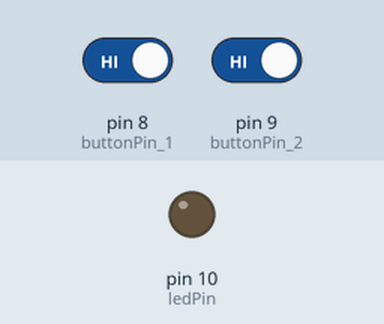
Simulated run of this sketch. Board: Arduino Uno, built with avr-gcc and run on an emulated ATmega328P. Parts: output pins drawn as LEDs (lit = HIGH). The inputs (shaded band) are chosen by the test bench; at power-on: pin 8 (buttonPin_1) HIGH, pin 9 (buttonPin_2) HIGH.

Above: at 1.2 s.
1.3 s: pin 8 (buttonPin_1) driven LOW and pin 9 (buttonPin_2) driven LOW
At 1.9 s:
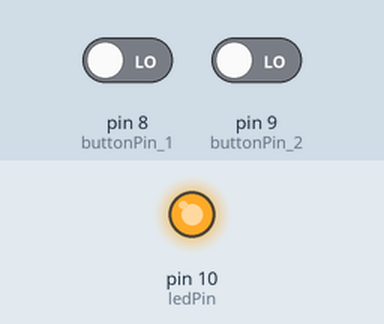
2.8 s: pin 8 (buttonPin_1) driven HIGH
At 4.0 s:
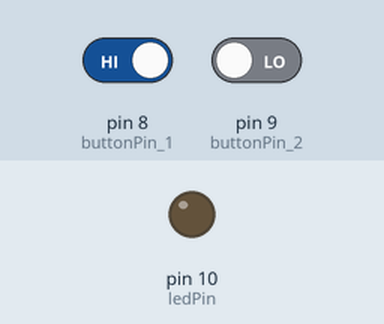
4.3 s: pin 8 (buttonPin_1) driven LOW
At 5.3 s:
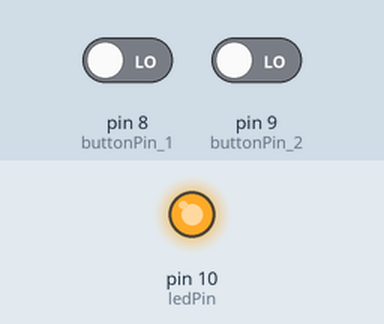
Timing chart, 0 to 7.3 s (numbered marks = the images above; inputs shaded):
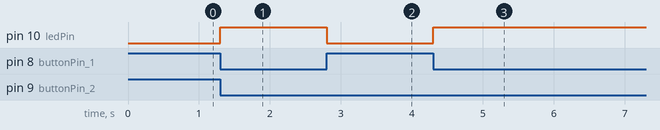

The sketch:

Ledbutton.ino
```cpp
// Pin Configration
const int buttonPin_1 = 8;     // the number of the pushbutton pin-01
const int buttonPin_2 = 9;     // the number of the pushbutton pin-02
const int ledPin =  10;      // the number of the LED pin

// variables will change:
int buttonState_01 = 0;         // variable for reading the pushbutton status
int buttonState_02 = 0;         // variable for reading the pushbutton status

void setup(void)
{
    // initialize the LED pin as an output:
    pinMode(ledPin, OUTPUT);
    // initialize the pushbutton pin as an input:
    pinMode(buttonPin_1, INPUT);
    pinMode(buttonPin_2, INPUT);
}

void loop(void)
{
    // read the state of the pushbutton value:
    buttonState_01 = digitalRead(buttonPin_1);
    buttonState_02 = digitalRead(buttonPin_2);

    // check if the pushbutton is pressed. If it is, the buttonState is HIGH:
    if (buttonState_01 == LOW && buttonState_02 == LOW){
        // turn LED on:
        digitalWrite(ledPin, HIGH);
    }
    else{
        // turn LED off:
        digitalWrite(ledPin, LOW);
    }
}
```

Measured:
- after the input at 1.3 s, pin 10 (ledPin): LOW → HIGH at once
- after the input at 2.8 s, pin 10 (ledPin): HIGH → LOW at once
- after the input at 4.3 s, pin 10 (ledPin): LOW → HIGH at once
